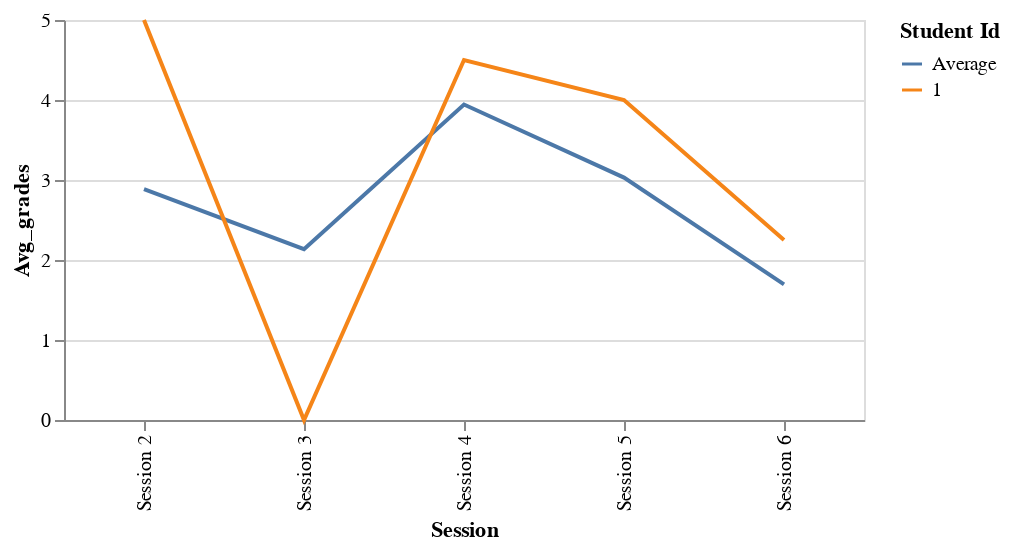

The notebook cell this image was saved under:
### Code cell
alt.Chart(
    mid_all_try, 
    width=400, 
    height=200
).mark_line(
).encode(
    x='Session', 
    y='Avg_grades',
    color = 'Student Id:N'
)

### Figure 1 — Vega-Lite specification as saved in the notebook (floating-point values rounded to 4 significant figures)
{"config": {"view": {"continuousWidth": 400, "continuousHeight": 300}}, "data": {"name": "data-43422e530194b349a9c6afe94153b272"}, "mark": "line", "encoding": {"color": {"type": "nominal", "field": "Student Id"}, "x": {"type": "nominal", "field": "Session"}, "y": {"type": "quantitative", "field": "Avg_grades"}}, "height": 200, "width": 400, "$schema": "https://vega.github.io/schema/vega-lite/v4.8.1.json", "datasets": {"data-43422e530194b349a9c6afe94153b272": [{"Student Id": "Average", "Session": "Session 2", "Avg_grades": 2.887}, {"Student Id": "Average", "Session": "Session 3", "Avg_grades": 2.135}, {"Student Id": "Average", "Session": "Session 4", "Avg_grades": 3.943}, {"Student Id": "Average", "Session": "Session 5", "Avg_grades": 3.03}, {"Student Id": "Average", "Session": "Session 6", "Avg_grades": 1.696}, {"Student Id": 1, "Session": "Session 2", "Avg_grades": 5.0}, {"Student Id": 1, "Session": "Session 3", "Avg_grades": 0.0}, {"Student Id": 1, "Session": "Session 4", "Avg_grades": 4.5}, {"Student Id": 1, "Session": "Session 5", "Avg_grades": 4.0}, {"Student Id": 1, "Session": "Session 6", "Avg_grades": 2.25}]}}
